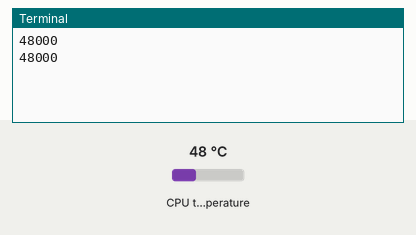
Bench run of a program on a simulated Raspberry Pi (BCM pin numbers). Parts: the last lines printed to the terminal. The inputs (shaded band) are chosen by the test bench; at power-on: CPU temperature 48 °C.

Above: at 3.2 s.
3.3 s: CPU temperature set to 31 °C
At 4.3 s:
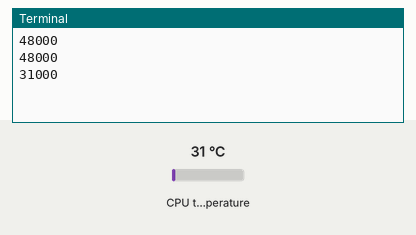
4.8 s: CPU temperature set to 44 °C
At 5.8 s:
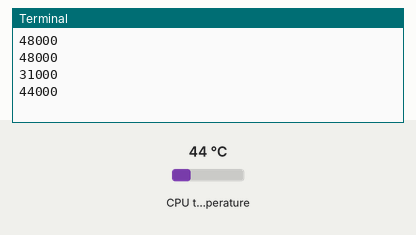
Timing chart, 0 to 7.8 s (numbered marks = the images above; inputs shaded):
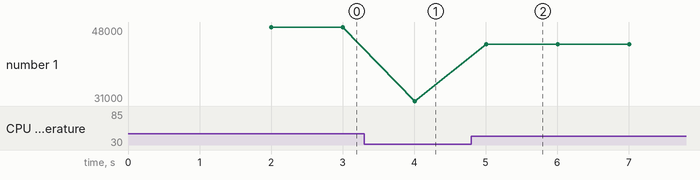

The program:

STM32_SerialTemp.py
```python
from gpiozero import CPUTemperature
import io
import time
import serial

ser = serial.Serial('/dev/ttyACM0', 115200, timeout=1)
ser.close()
time.sleep(2)
ser.open()
while 1:
    f = open("/sys/class/thermal/thermal_zone0/temp", "r")
    t = f.readline ()
    cputemp = int(t)
    ser.write(t.encode())
    print(cputemp)
    time.sleep(1)
```

Measured:
- after the input at 3.3 s, the terminal: prints a new line after 0.71 s (image 1)
- after the input at 4.8 s, the terminal: prints a new line after 0.21 s (image 2)
- plotted number 1: 48000 → 31000 after the input at 3.3 s, 31000 → 44000 after the input at 4.8 s
